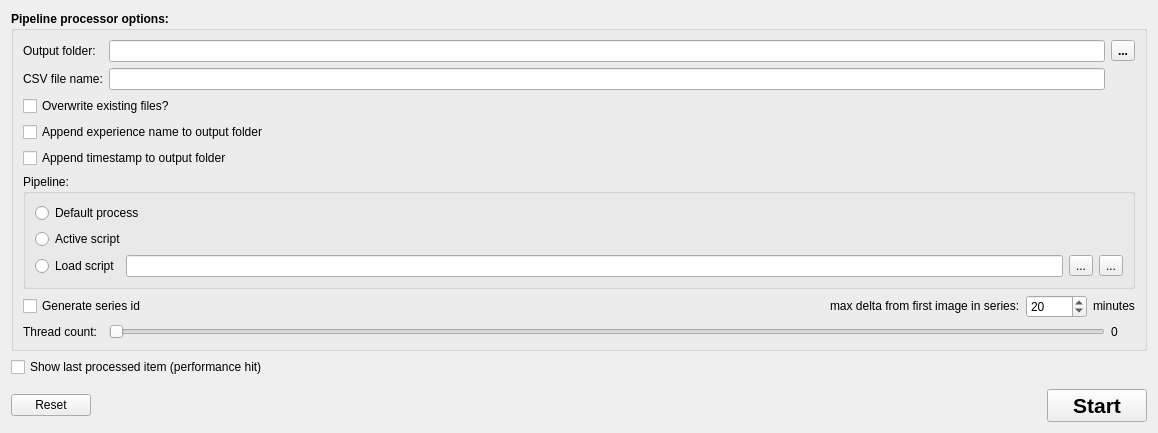
      <widget class="QWidget" name="tab_pipeline_processor">
       <attribute name="title">
        <string>Pipeline processor</string>
       </attribute>
       <layout class="QGridLayout" name="gridLayout_10">
        <item row="3" column="0">
         <widget class="QPushButton" name="bt_pp_reset">
          <property name="font">
           <font>
            <weight>50</weight>
            <bold>false</bold>
           </font>
          </property>
          <property name="text">
           <string>Reset</string>
          </property>
          <property name="icon">
           <iconset resource="main_form.qrc">
            <normaloff>:/common/resources/Refresh.png</normaloff>:/common/resources/Refresh.png</iconset>
          </property>
         </widget>
        </item>
        <item row="3" column="1">
         <spacer name="horizontalSpacer_6">
          <property name="orientation">
           <enum>Qt::Horizontal</enum>
          </property>
          <property name="sizeHint" stdset="0">
           <size>
            <width>944</width>
            <height>20</height>
           </size>
          </property>
         </spacer>
        </item>
        <item row="3" column="2">
         <widget class="QPushButton" name="bt_pp_start">
          <property name="minimumSize">
           <size>
            <width>100</width>
            <height>0</height>
           </size>
          </property>
          <property name="font">
           <font>
            <pointsize>16</pointsize>
            <weight>75</weight>
            <bold>true</bold>
           </font>
          </property>
          <property name="text">
           <string>Start</string>
          </property>
          <property name="icon">
           <iconset resource="main_form.qrc">
            <normaloff>:/image_process/resources/Play.png</normaloff>:/image_process/resources/Play.png</iconset>
          </property>
          <property name="iconSize">
           <size>
            <width>24</width>
            <height>24</height>
           </size>
          </property>
         </widget>
        </item>
        <item row="0" column="0" colspan="3">
         <widget class="QGroupBox" name="groupBox">
          <property name="sizePolicy">
           <sizepolicy hsizetype="Preferred" vsizetype="Fixed">
            <horstretch>0</horstretch>
            <verstretch>0</verstretch>
           </sizepolicy>
          </property>
          <property name="font">
           <font>
            <weight>75</weight>
            <bold>true</bold>
           </font>
          </property>
          <property name="title">
           <string>Pipeline processor options:</string>
          </property>
          <layout class="QGridLayout" name="gridLayout_11">
           <item row="1" column="0">
            <widget class="QLabel" name="lbl_csv_file_name">
             <property name="font">
              <font>
               <weight>50</weight>
               <bold>false</bold>
              </font>
             </property>
             <property name="text">
              <string>CSV file name:</string>
             </property>
            </widget>
           </item>
           <item row="0" column="2">
            <widget class="QToolButton" name="bt_pp_select_output_folder">
             <property name="text">
              <string>...</string>
             </property>
             <property name="icon">
              <iconset>
               <normaloff>:/common/resources/folder_blue.png</normaloff>:/common/resources/folder_blue.png</iconset>
             </property>
            </widget>
           </item>
           <item row="1" column="1">
            <widget class="QLineEdit" name="edt_csv_file_name"/>
           </item>
           <item row="7" column="0" colspan="3">
            <layout class="QHBoxLayout" name="horizontalLayout_11">
             <item>
              <widget class="QCheckBox" name="cb_pp_generate_series_id">
               <property name="sizePolicy">
                <sizepolicy hsizetype="Minimum" vsizetype="Fixed">
                 <horstretch>0</horstretch>
                 <verstretch>0</verstretch>
                </sizepolicy>
               </property>
               <property name="font">
                <font>
                 <weight>50</weight>
                 <bold>false</bold>
                </font>
               </property>
               <property name="text">
                <string>Generate series id</string>
               </property>
              </widget>
             </item>
             <item>
              <spacer name="horizontalSpacer_7">
               <property name="orientation">
                <enum>Qt::Horizontal</enum>
               </property>
               <property name="sizeHint" stdset="0">
                <size>
                 <width>40</width>
                 <height>20</height>
                </size>
               </property>
              </spacer>
             </item>
             <item>
              <widget class="QLabel" name="label_4">
               <property name="sizePolicy">
                <sizepolicy hsizetype="Preferred" vsizetype="Fixed">
                 <horstretch>0</horstretch>
                 <verstretch>0</verstretch>
                </sizepolicy>
               </property>
               <property name="font">
                <font>
                 <weight>50</weight>
                 <bold>false</bold>
                </font>
               </property>
               <property name="text">
                <string>max delta from first image in series:</string>
               </property>
              </widget>
             </item>
             <item>
              <widget class="QSpinBox" name="sp_pp_time_delta">
               <property name="sizePolicy">
                <sizepolicy hsizetype="Minimum" vsizetype="Fixed">
                 <horstretch>0</horstretch>
                 <verstretch>0</verstretch>
                </sizepolicy>
               </property>
               <property name="font">
                <font>
                 <weight>50</weight>
                 <bold>false</bold>
                </font>
               </property>
               <property name="maximum">
                <number>10080</number>
               </property>
               <property name="value">
                <number>20</number>
               </property>
              </widget>
             </item>
             <item>
              <widget class="QLabel" name="label_5">
               <property name="sizePolicy">
                <sizepolicy hsizetype="Preferred" vsizetype="Fixed">
                 <horstretch>0</horstretch>
                 <verstretch>0</verstretch>
                </sizepolicy>
               </property>
               <property name="font">
                <font>
                 <weight>50</weight>
                 <bold>false</bold>
                </font>
               </property>
               <property name="text">
                <string>minutes</string>
               </property>
              </widget>
             </item>
            </layout>
           </item>
           <item row="8" column="0">
            <widget class="QLabel" name="label_9">
             <property name="sizePolicy">
              <sizepolicy hsizetype="Minimum" vsizetype="Minimum">
               <horstretch>0</horstretch>
               <verstretch>0</verstretch>
              </sizepolicy>
             </property>
             <property name="font">
              <font>
               <weight>50</weight>
               <bold>false</bold>
              </font>
             </property>
             <property name="text">
              <string>Thread count:</string>
             </property>
            </widget>
           </item>
           <item row="8" column="2">
            <widget class="QLabel" name="lb_pp_thread_count">
             <property name="font">
              <font>
               <weight>50</weight>
               <bold>false</bold>
              </font>
             </property>
             <property name="text">
              <string>0</string>
             </property>
            </widget>
           </item>
           <item row="0" column="0">
            <widget class="QLabel" name="label_2">
             <property name="font">
              <font>
               <weight>50</weight>
               <bold>false</bold>
              </font>
             </property>
             <property name="text">
              <string>Output folder:</string>
             </property>
            </widget>
           </item>
           <item row="8" column="1">
            <widget class="QSlider" name="sl_pp_thread_count">
             <property name="orientation">
              <enum>Qt::Horizontal</enum>
             </property>
            </widget>
           </item>
           <item row="0" column="1">
            <widget class="QLineEdit" name="le_pp_output_folder">
             <property name="font">
              <font>
               <weight>50</weight>
               <bold>false</bold>
              </font>
             </property>
             <property name="readOnly">
              <bool>true</bool>
             </property>
            </widget>
           </item>
           <item row="5" column="0" colspan="3">
            <widget class="QGroupBox" name="groupBox_2">
             <property name="sizePolicy">
              <sizepolicy hsizetype="Preferred" vsizetype="Fixed">
               <horstretch>0</horstretch>
               <verstretch>0</verstretch>
              </sizepolicy>
             </property>
             <property name="font">
              <font>
               <weight>50</weight>
               <bold>false</bold>
              </font>
             </property>
             <property name="title">
              <string>Pipeline:</string>
             </property>
             <property name="flat">
              <bool>false</bool>
             </property>
             <layout class="QGridLayout" name="gridLayout_5">
              <item row="2" column="3">
               <widget class="QToolButton" name="bt_pp_clear_script">
                <property name="text">
                 <string>...</string>
                </property>
                <property name="icon">
                 <iconset resource="main_form.qrc">
                  <normaloff>:/annotation_level/resources/Delete.png</normaloff>:/annotation_level/resources/Delete.png</iconset>
                </property>
               </widget>
              </item>
              <item row="1" column="0" colspan="4">
               <widget class="QRadioButton" name="rb_pp_active_script">
                <property name="text">
                 <string>Active script</string>
                </property>
               </widget>
              </item>
              <item row="0" column="0" colspan="4">
               <widget class="QRadioButton" name="rb_pp_default_process">
                <property name="text">
                 <string>Default process</string>
                </property>
               </widget>
              </item>
              <item row="2" column="0">
               <widget class="QRadioButton" name="rb_pp_load_script">
                <property name="text">
                 <string>Load script</string>
                </property>
               </widget>
              </item>
              <item row="2" column="1">
               <widget class="QLineEdit" name="le_pp_selected_pipeline">
                <property name="font">
                 <font>
                  <weight>50</weight>
                  <bold>false</bold>
                 </font>
                </property>
                <property name="readOnly">
                 <bool>true</bool>
                </property>
               </widget>
              </item>
              <item row="2" column="2">
               <widget class="QToolButton" name="bt_pp_select_script">
                <property name="text">
                 <string>...</string>
                </property>
                <property name="icon">
                 <iconset resource="main_form.qrc">
                  <normaloff>:/common/resources/List.png</normaloff>:/common/resources/List.png</iconset>
                </property>
               </widget>
              </item>
             </layout>
            </widget>
           </item>
           <item row="4" column="0" colspan="3">
            <widget class="QCheckBox" name="cb_pp_append_timestamp_to_output_folder">
             <property name="font">
              <font>
               <weight>50</weight>
               <bold>false</bold>
              </font>
             </property>
             <property name="text">
              <string>Append timestamp to output folder</string>
             </property>
            </widget>
           </item>
           <item row="3" column="0" colspan="3">
            <widget class="QCheckBox" name="cb_pp_append_experience_name">
             <property name="font">
              <font>
               <weight>50</weight>
               <bold>false</bold>
              </font>
             </property>
             <property name="text">
              <string>Append experience name to output folder</string>
             </property>
            </widget>
           </item>
           <item row="2" column="0" colspan="3">
            <widget class="QCheckBox" name="cb_pp_overwrite">
             <property name="font">
              <font>
               <weight>50</weight>
               <bold>false</bold>
              </font>
             </property>
             <property name="text">
              <string>Overwrite existing files?</string>
             </property>
            </widget>
           </item>
          </layout>
         </widget>
        </item>
        <item row="1" column="0" colspan="3">
         <widget class="QCheckBox" name="chk_pp_show_last_item">
          <property name="text">
           <string>Show last processed item (performance hit)</string>
          </property>
         </widget>
        </item>
        <item row="2" column="0" colspan="3">
         <widget class="QLabel" name="lbl_last_processed_item">
          <property name="sizePolicy">
           <sizepolicy hsizetype="Ignored" vsizetype="Ignored">
            <horstretch>0</horstretch>
            <verstretch>0</verstretch>
           </sizepolicy>
          </property>
          <property name="text">
           <string/>
          </property>
          <property name="alignment">
           <set>Qt::AlignCenter</set>
          </property>
         </widget>
        </item>
       </layout>
      </widget>
